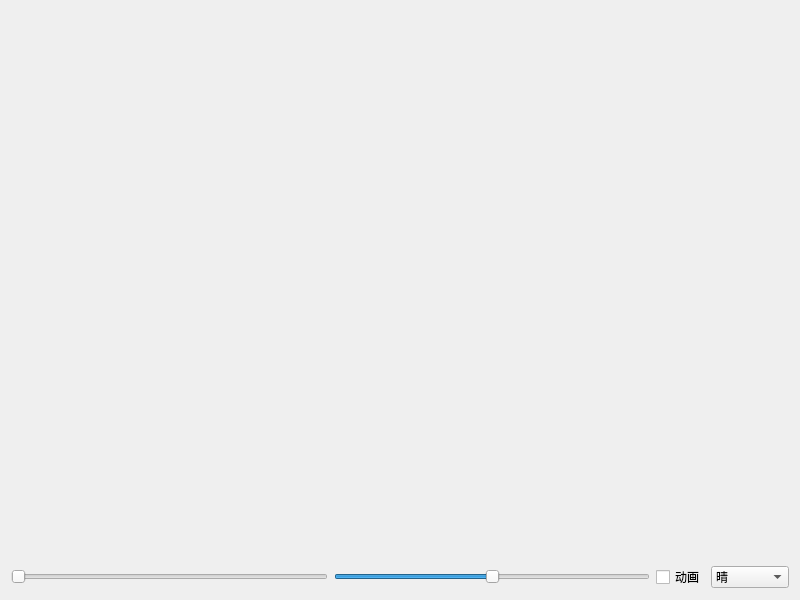
<?xml version="1.0" encoding="UTF-8"?>
<ui version="4.0">
 <class>frmGaugeWeather</class>
 <widget class="QWidget" name="frmGaugeWeather">
  <property name="geometry">
   <rect>
    <x>0</x>
    <y>0</y>
    <width>800</width>
    <height>600</height>
   </rect>
  </property>
  <property name="windowTitle">
   <string>Form</string>
  </property>
  <layout class="QVBoxLayout" name="verticalLayout">
   <item>
    <widget class="QWidget" name="widget" native="true">
     <layout class="QHBoxLayout" name="horizontalLayout_2">
      <item>
       <widget class="GaugeWeather" name="gaugeWeather" native="true">
        <property name="sizePolicy">
         <sizepolicy hsizetype="Preferred" vsizetype="Expanding">
          <horstretch>0</horstretch>
          <verstretch>0</verstretch>
         </sizepolicy>
        </property>
       </widget>
      </item>
     </layout>
    </widget>
   </item>
   <item>
    <layout class="QHBoxLayout" name="horizontalLayout">
     <item>
      <widget class="QSlider" name="horizontalSlider1">
       <property name="maximum">
        <number>100</number>
       </property>
       <property name="singleStep">
        <number>1</number>
       </property>
       <property name="orientation">
        <enum>Qt::Horizontal</enum>
       </property>
      </widget>
     </item>
     <item>
      <widget class="QSlider" name="horizontalSlider2">
       <property name="minimum">
        <number>-50</number>
       </property>
       <property name="maximum">
        <number>50</number>
       </property>
       <property name="orientation">
        <enum>Qt::Horizontal</enum>
       </property>
      </widget>
     </item>
     <item>
      <widget class="QCheckBox" name="ckAnimation">
       <property name="text">
        <string>动画</string>
       </property>
      </widget>
     </item>
     <item>
      <widget class="QComboBox" name="comboBox">
       <item>
        <property name="text">
         <string>晴</string>
        </property>
       </item>
       <item>
        <property name="text">
         <string>雨</string>
        </property>
       </item>
       <item>
        <property name="text">
         <string>雪</string>
        </property>
       </item>
       <item>
        <property name="text">
         <string>多云</string>
        </property>
       </item>
       <item>
        <property name="text">
         <string>风</string>
        </property>
       </item>
       <item>
        <property name="text">
         <string>雪雨</string>
        </property>
       </item>
       <item>
        <property name="text">
         <string>冰雹</string>
        </property>
       </item>
       <item>
        <property name="text">
         <string>闪电</string>
        </property>
       </item>
       <item>
        <property name="text">
         <string>雾</string>
        </property>
       </item>
       <item>
        <property name="text">
         <string>局部多云</string>
        </property>
       </item>
      </widget>
     </item>
    </layout>
   </item>
  </layout>
 </widget>
 <customwidgets>
  <customwidget>
   <class>GaugeWeather</class>
   <extends>QWidget</extends>
   <header>gaugeweather.h</header>
  </customwidget>
 </customwidgets>
 <resources/>
 <connections/>
</ui>
